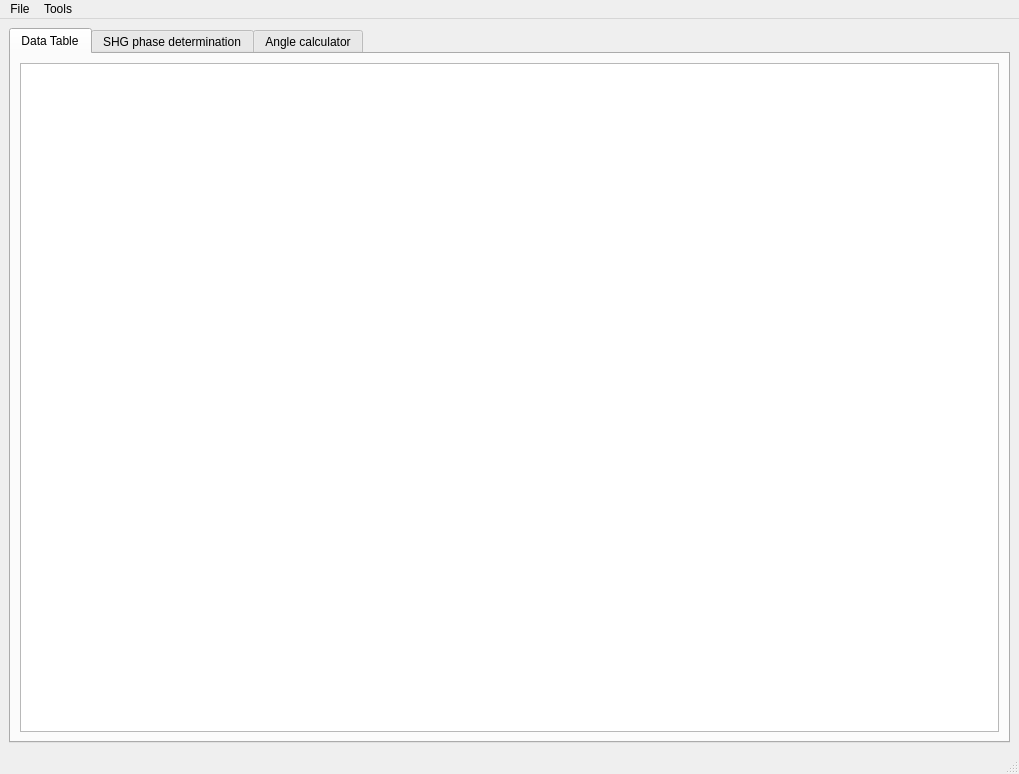
<?xml version="1.0" encoding="UTF-8"?>
<ui version="4.0">
 <class>MainWindow</class>
 <widget class="QMainWindow" name="MainWindow">
  <property name="windowModality">
   <enum>Qt::NonModal</enum>
  </property>
  <property name="geometry">
   <rect>
    <x>0</x>
    <y>0</y>
    <width>1019</width>
    <height>774</height>
   </rect>
  </property>
  <property name="sizePolicy">
   <sizepolicy hsizetype="Expanding" vsizetype="Expanding">
    <horstretch>0</horstretch>
    <verstretch>0</verstretch>
   </sizepolicy>
  </property>
  <property name="minimumSize">
   <size>
    <width>819</width>
    <height>767</height>
   </size>
  </property>
  <property name="maximumSize">
   <size>
    <width>16777215</width>
    <height>16777215</height>
   </size>
  </property>
  <property name="focusPolicy">
   <enum>Qt::ClickFocus</enum>
  </property>
  <property name="windowTitle">
   <string>MainWindow</string>
  </property>
  <widget class="QWidget" name="centralwidget">
   <property name="sizePolicy">
    <sizepolicy hsizetype="Expanding" vsizetype="Expanding">
     <horstretch>1</horstretch>
     <verstretch>1</verstretch>
    </sizepolicy>
   </property>
   <property name="minimumSize">
    <size>
     <width>800</width>
     <height>600</height>
    </size>
   </property>
   <layout class="QGridLayout" name="gridLayout">
    <item row="0" column="1">
     <widget class="QTabWidget" name="tabWidget">
      <property name="sizePolicy">
       <sizepolicy hsizetype="Expanding" vsizetype="Expanding">
        <horstretch>1</horstretch>
        <verstretch>1</verstretch>
       </sizepolicy>
      </property>
      <property name="tabPosition">
       <enum>QTabWidget::North</enum>
      </property>
      <property name="tabShape">
       <enum>QTabWidget::Rounded</enum>
      </property>
      <property name="currentIndex">
       <number>0</number>
      </property>
      <widget class="QWidget" name="tab">
       <property name="sizePolicy">
        <sizepolicy hsizetype="Expanding" vsizetype="Expanding">
         <horstretch>1</horstretch>
         <verstretch>1</verstretch>
        </sizepolicy>
       </property>
       <attribute name="title">
        <string>Data Table</string>
       </attribute>
       <layout class="QVBoxLayout" name="verticalLayout_3">
        <item>
         <widget class="DataFrameWidget" name="tableWidget">
          <property name="sizePolicy">
           <sizepolicy hsizetype="Expanding" vsizetype="Expanding">
            <horstretch>1</horstretch>
            <verstretch>1</verstretch>
           </sizepolicy>
          </property>
         </widget>
        </item>
        <item>
         <layout class="QVBoxLayout" name="verticalLayout_2"/>
        </item>
       </layout>
      </widget>
      <widget class="QWidget" name="tab_2">
       <attribute name="title">
        <string>SHG phase determination</string>
       </attribute>
       <layout class="QHBoxLayout" name="horizontalLayout_2">
        <item>
         <widget class="visAMPSWidget" name="visualchecksWidget" native="true">
          <property name="sizePolicy">
           <sizepolicy hsizetype="Expanding" vsizetype="Expanding">
            <horstretch>0</horstretch>
            <verstretch>0</verstretch>
           </sizepolicy>
          </property>
          <property name="minimumSize">
           <size>
            <width>600</width>
            <height>0</height>
           </size>
          </property>
         </widget>
        </item>
        <item>
         <layout class="QVBoxLayout" name="verticalLayout_4">
          <property name="sizeConstraint">
           <enum>QLayout::SetMinimumSize</enum>
          </property>
          <item>
           <widget class="QGroupBox" name="groupBox">
            <property name="sizePolicy">
             <sizepolicy hsizetype="Minimum" vsizetype="MinimumExpanding">
              <horstretch>1</horstretch>
              <verstretch>0</verstretch>
             </sizepolicy>
            </property>
            <property name="minimumSize">
             <size>
              <width>275</width>
              <height>0</height>
             </size>
            </property>
            <property name="title">
             <string>P-polarization</string>
            </property>
            <widget class="QDoubleSpinBox" name="phasePspinBox">
             <property name="geometry">
              <rect>
               <x>100</x>
               <y>20</y>
               <width>101</width>
               <height>31</height>
              </rect>
             </property>
             <property name="maximum">
              <double>180.000000000000000</double>
             </property>
             <property name="value">
              <double>60.000000000000000</double>
             </property>
            </widget>
            <widget class="QLabel" name="label">
             <property name="geometry">
              <rect>
               <x>40</x>
               <y>30</y>
               <width>47</width>
               <height>14</height>
              </rect>
             </property>
             <property name="text">
              <string>Δφ, °</string>
             </property>
             <property name="alignment">
              <set>Qt::AlignCenter</set>
             </property>
            </widget>
            <widget class="QDoubleSpinBox" name="backgroundPspinBox">
             <property name="geometry">
              <rect>
               <x>100</x>
               <y>70</y>
               <width>151</width>
               <height>31</height>
              </rect>
             </property>
             <property name="maximum">
              <double>10000000.000000000000000</double>
             </property>
            </widget>
            <widget class="QLabel" name="label_3">
             <property name="geometry">
              <rect>
               <x>20</x>
               <y>80</y>
               <width>71</width>
               <height>16</height>
              </rect>
             </property>
             <property name="text">
              <string>Background</string>
             </property>
            </widget>
            <widget class="QLabel" name="Pphase_sigma_label">
             <property name="geometry">
              <rect>
               <x>210</x>
               <y>30</y>
               <width>47</width>
               <height>14</height>
              </rect>
             </property>
             <property name="text">
              <string/>
             </property>
            </widget>
            <widget class="QDoubleSpinBox" name="PinflectionSpinBox">
             <property name="geometry">
              <rect>
               <x>100</x>
               <y>120</y>
               <width>151</width>
               <height>31</height>
              </rect>
             </property>
             <property name="maximum">
              <double>100000000.000000000000000</double>
             </property>
            </widget>
            <widget class="QLabel" name="label_5">
             <property name="geometry">
              <rect>
               <x>30</x>
               <y>120</y>
               <width>61</width>
               <height>31</height>
              </rect>
             </property>
             <property name="text">
              <string>Inflection
point</string>
             </property>
            </widget>
           </widget>
          </item>
          <item>
           <widget class="QGroupBox" name="groupBox_2">
            <property name="sizePolicy">
             <sizepolicy hsizetype="Minimum" vsizetype="MinimumExpanding">
              <horstretch>1</horstretch>
              <verstretch>0</verstretch>
             </sizepolicy>
            </property>
            <property name="title">
             <string>S-polarization</string>
            </property>
            <widget class="QDoubleSpinBox" name="phaseSspinBox">
             <property name="geometry">
              <rect>
               <x>100</x>
               <y>20</y>
               <width>101</width>
               <height>31</height>
              </rect>
             </property>
             <property name="maximum">
              <double>180.000000000000000</double>
             </property>
             <property name="value">
              <double>60.000000000000000</double>
             </property>
            </widget>
            <widget class="QLabel" name="label_2">
             <property name="geometry">
              <rect>
               <x>20</x>
               <y>30</y>
               <width>47</width>
               <height>14</height>
              </rect>
             </property>
             <property name="text">
              <string>Δφ, °</string>
             </property>
             <property name="alignment">
              <set>Qt::AlignCenter</set>
             </property>
            </widget>
            <widget class="QDoubleSpinBox" name="backgroundSspinBox">
             <property name="geometry">
              <rect>
               <x>100</x>
               <y>70</y>
               <width>151</width>
               <height>31</height>
              </rect>
             </property>
             <property name="maximum">
              <double>10000000.000000000000000</double>
             </property>
            </widget>
            <widget class="QLabel" name="label_4">
             <property name="geometry">
              <rect>
               <x>10</x>
               <y>80</y>
               <width>71</width>
               <height>16</height>
              </rect>
             </property>
             <property name="text">
              <string>Background</string>
             </property>
            </widget>
            <widget class="QLabel" name="Sphase_sigma_label">
             <property name="geometry">
              <rect>
               <x>210</x>
               <y>30</y>
               <width>47</width>
               <height>14</height>
              </rect>
             </property>
             <property name="text">
              <string/>
             </property>
            </widget>
            <widget class="QLabel" name="label_6">
             <property name="geometry">
              <rect>
               <x>20</x>
               <y>120</y>
               <width>61</width>
               <height>31</height>
              </rect>
             </property>
             <property name="text">
              <string>Inflection
point</string>
             </property>
            </widget>
            <widget class="QDoubleSpinBox" name="SinflectionSpinBox">
             <property name="geometry">
              <rect>
               <x>100</x>
               <y>120</y>
               <width>151</width>
               <height>31</height>
              </rect>
             </property>
             <property name="maximum">
              <double>100000000.000000000000000</double>
             </property>
            </widget>
           </widget>
          </item>
          <item>
           <widget class="QGroupBox" name="groupBox_3">
            <property name="sizePolicy">
             <sizepolicy hsizetype="Minimum" vsizetype="MinimumExpanding">
              <horstretch>1</horstretch>
              <verstretch>0</verstretch>
             </sizepolicy>
            </property>
            <property name="title">
             <string>Actions</string>
            </property>
            <widget class="QPushButton" name="correctSHGButton">
             <property name="geometry">
              <rect>
               <x>60</x>
               <y>30</y>
               <width>171</width>
               <height>31</height>
              </rect>
             </property>
             <property name="text">
              <string>Apply SHG corrections</string>
             </property>
             <property name="autoDefault">
              <bool>false</bool>
             </property>
             <property name="default">
              <bool>false</bool>
             </property>
             <property name="flat">
              <bool>false</bool>
             </property>
            </widget>
           </widget>
          </item>
         </layout>
        </item>
       </layout>
      </widget>
      <widget class="QWidget" name="tab_4">
       <attribute name="title">
        <string>Angle calculator</string>
       </attribute>
       <layout class="QHBoxLayout" name="horizontalLayout">
        <item>
         <widget class="DataFrameWidget" name="calculatorTableWidget">
          <property name="sizePolicy">
           <sizepolicy hsizetype="Preferred" vsizetype="Expanding">
            <horstretch>0</horstretch>
            <verstretch>0</verstretch>
           </sizepolicy>
          </property>
          <property name="minimumSize">
           <size>
            <width>320</width>
            <height>100</height>
           </size>
          </property>
         </widget>
        </item>
        <item>
         <layout class="QVBoxLayout" name="verticalLayout">
          <item>
           <widget class="matplotlibWidget" name="anglecalc_mplwidget" native="true">
            <property name="sizePolicy">
             <sizepolicy hsizetype="Expanding" vsizetype="Expanding">
              <horstretch>0</horstretch>
              <verstretch>0</verstretch>
             </sizepolicy>
            </property>
            <property name="minimumSize">
             <size>
              <width>300</width>
              <height>250</height>
             </size>
            </property>
           </widget>
          </item>
          <item>
           <widget class="QGroupBox" name="tab4_groupBox">
            <property name="sizePolicy">
             <sizepolicy hsizetype="Expanding" vsizetype="Preferred">
              <horstretch>0</horstretch>
              <verstretch>0</verstretch>
             </sizepolicy>
            </property>
            <property name="minimumSize">
             <size>
              <width>300</width>
              <height>200</height>
             </size>
            </property>
            <property name="title">
             <string>actions</string>
            </property>
            <widget class="QPushButton" name="computeAnglesButton">
             <property name="geometry">
              <rect>
               <x>20</x>
               <y>30</y>
               <width>200</width>
               <height>50</height>
              </rect>
             </property>
             <property name="sizePolicy">
              <sizepolicy hsizetype="Preferred" vsizetype="Preferred">
               <horstretch>0</horstretch>
               <verstretch>0</verstretch>
              </sizepolicy>
             </property>
             <property name="minimumSize">
              <size>
               <width>200</width>
               <height>50</height>
              </size>
             </property>
             <property name="toolTip">
              <string>Solve for Gaussian distribution (angle, distribution) from ratios</string>
             </property>
             <property name="text">
              <string>compute angles</string>
             </property>
            </widget>
            <widget class="QPushButton" name="checkSolutionsButton">
             <property name="geometry">
              <rect>
               <x>20</x>
               <y>80</y>
               <width>200</width>
               <height>50</height>
              </rect>
             </property>
             <property name="sizePolicy">
              <sizepolicy hsizetype="Preferred" vsizetype="Preferred">
               <horstretch>0</horstretch>
               <verstretch>0</verstretch>
              </sizepolicy>
             </property>
             <property name="minimumSize">
              <size>
               <width>200</width>
               <height>50</height>
              </size>
             </property>
             <property name="toolTip">
              <string>Visualize selected point(s) from the table within all AMPS solution space</string>
             </property>
             <property name="text">
              <string>check (selected) solutions</string>
             </property>
            </widget>
           </widget>
          </item>
         </layout>
        </item>
       </layout>
      </widget>
     </widget>
    </item>
   </layout>
  </widget>
  <widget class="QMenuBar" name="menubar">
   <property name="geometry">
    <rect>
     <x>0</x>
     <y>0</y>
     <width>1019</width>
     <height>22</height>
    </rect>
   </property>
   <widget class="QMenu" name="menuFile">
    <property name="title">
     <string>File</string>
    </property>
    <addaction name="actionOpen"/>
    <addaction name="actionSaveCSV"/>
    <addaction name="separator"/>
    <addaction name="actionExit"/>
   </widget>
   <widget class="QMenu" name="menuTools">
    <property name="title">
     <string>Tools</string>
    </property>
    <addaction name="actionAMPS_script_editor"/>
   </widget>
   <addaction name="menuFile"/>
   <addaction name="menuTools"/>
  </widget>
  <widget class="QStatusBar" name="statusbar"/>
  <action name="actionOpen">
   <property name="text">
    <string>Open CSV file ...</string>
   </property>
   <property name="shortcut">
    <string>Ctrl+O</string>
   </property>
  </action>
  <action name="actionSaveCSV">
   <property name="text">
    <string>Save CSV file ...</string>
   </property>
  </action>
  <action name="actionExit">
   <property name="text">
    <string> &amp;Exit</string>
   </property>
   <property name="shortcut">
    <string>Ctrl+Q</string>
   </property>
  </action>
  <action name="actionAMPS_script_editor">
   <property name="text">
    <string>AMPS script editor</string>
   </property>
  </action>
 </widget>
 <customwidgets>
  <customwidget>
   <class>DataFrameWidget</class>
   <extends>QTableView</extends>
   <header>CustomTable.h</header>
  </customwidget>
  <customwidget>
   <class>matplotlibWidget</class>
   <extends>QWidget</extends>
   <header>MplWidgets.h</header>
   <container>1</container>
  </customwidget>
  <customwidget>
   <class>visAMPSWidget</class>
   <extends>QWidget</extends>
   <header>MplWidgets.h</header>
   <container>1</container>
  </customwidget>
 </customwidgets>
 <resources/>
 <connections/>
</ui>
